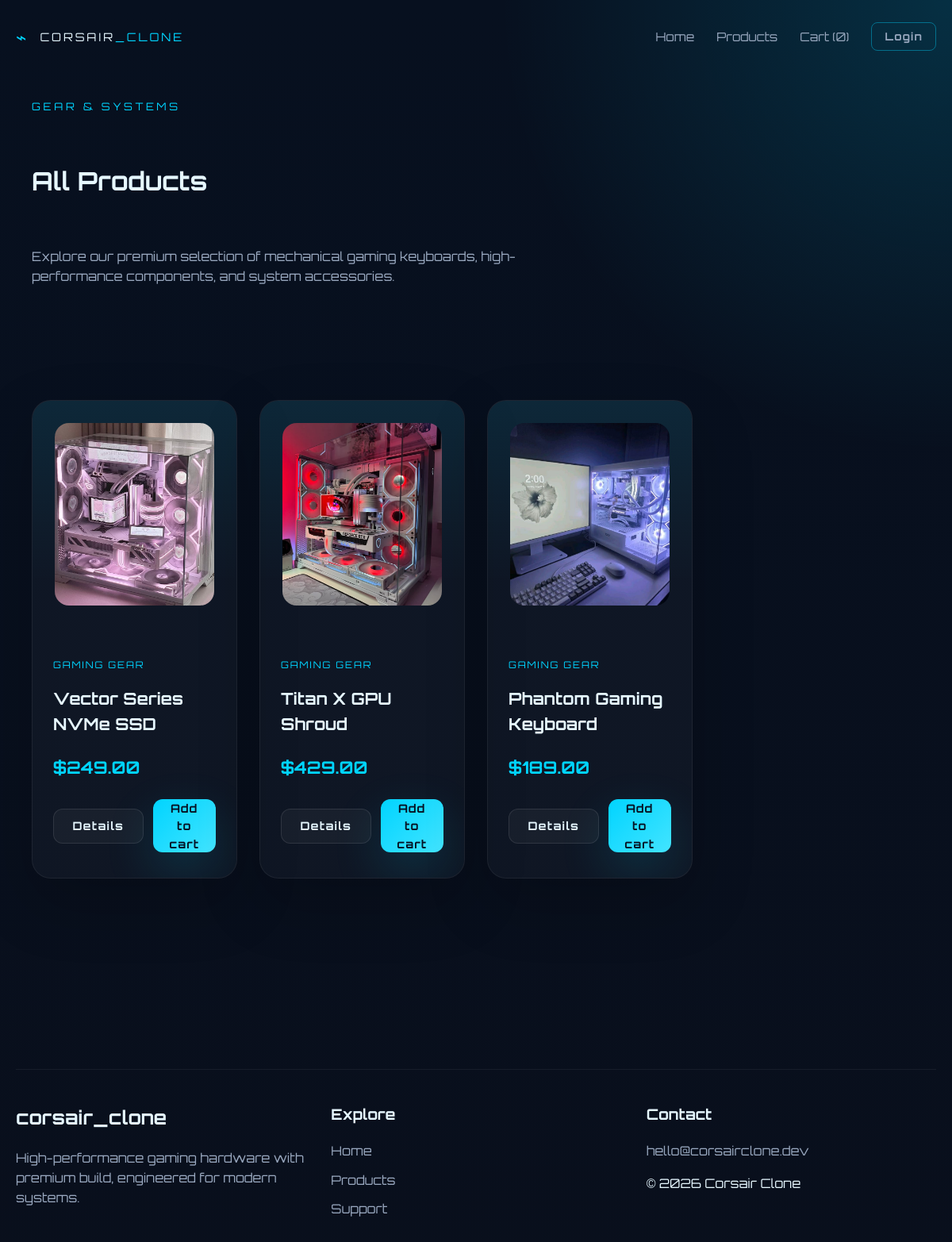
Screenshot of /products/ with the database file from the repository.
### store/models.py (models this page shows, shortened)
class Product(models.Model):
    name = models.CharField(max_length=255)
    slug = models.SlugField(max_length=255, unique=True)
    category = models.ForeignKey(Category, on_delete=models.SET_NULL, null=True, blank=True)
    description = models.TextField(blank=True)
    image = models.ImageField(upload_to="products/", blank=True, null=True)
    price = models.DecimalField(max_digits=10, decimal_places=2)
    stock_quantity = models.PositiveIntegerField(default=0)
    created_at = models.DateTimeField(auto_now_add=True)
    updated_at = models.DateTimeField(auto_now=True)
    class Meta:
        ordering = ["-created_at"]
        verbose_name = "Product"
        verbose_name_plural = "Products"

### store/views.py (the view)
# urls.py: path("products/", views.product_list, name="product_list"),
def product_list(request):
    return render(request, "store/products.html", {"products": _get_products(), "media_url": settings.MEDIA_URL})

### store/context_processors.py (called while the page is built)
def cart_count(request):
    count = 0
    try:
        if request.user.is_authenticated:
            cart = Cart.objects.filter(user=request.user).order_by("-created_at").first()
            if cart:
                count = sum(item.quantity for item in cart.items.all())
        else:
            session_key = request.session.session_key
            if session_key:
                cart = Cart.objects.filter(session_key=session_key).order_by("-created_at").first()
                if cart:
                    count = sum(item.quantity for item in cart.items.all())
    except Exception:
        count = 0
    return {"cart_item_count": count}

### store/views.py (called while the page is built, shortened)
def _serialize_product(product):
    return {
        "name": product.name,
        "slug": product.slug,
        "description": product.description,
        "price": str(product.price),
        "image": product.image.name if product.image else "",
        "id": product.id,
        "highlights": [],
    }

def _get_products():
    db_products = list(Product.objects.all())
    return [_serialize_product(product) for product in db_products]

### templates/store/products.html (shortened to what this page needs)
{% extends 'store/base.html' %}
{% block content %}
<div class="container">
  <div class="section-header" style="margin-bottom: 48px;">
    <span class="eyebrow">Gear & Systems</span>
    <h1>All Products</h1>
    <p class="page-intro">Explore our premium selection of mechanical gaming keyboards, high-performance components, and system accessories.</p>
  </div>
  <div class="product-grid">
    {% for p in products %}
      <article class="product-card">
        <div class="product-image-wrap">
          <a href="{% url 'store:product_detail' p.slug %}">
            <img src="{{ media_url }}{{ p.image }}" alt="{{ p.name }}">
          </a>
        </div>
        <div class="product-content">
          <p class="product-category">{% if p.category %}{{ p.category.name }}{% else %}Gaming Gear{% endif %}</p>
          <a href="{% url 'store:product_detail' p.slug %}">
            <h3 style="font-size: 1.3rem; margin-bottom: 12px; font-weight: 700;">{{ p.name }}</h3>
          </a>
          <p class="product-price">${{ p.price }}</p>
          <div style="display: flex; gap: 12px; align-items: center; margin-top: 24px;">
            <a href="{% url 'store:product_detail' p.slug %}" class="btn btn-secondary" style="flex: 1; min-height: 44px; padding: 0 16px; font-size: 0.9rem; border-radius: 12px;">Details</a>
            {% if p.id %}
            <form action="{% url 'store:add_to_cart' p.id %}" method="post" style="flex: 1; display: flex; margin: 0;">
              <button class="btn btn-primary" style="width: 100%; min-height: 44px; padding: 0 16px; font-size: 0.9rem; border-radius: 12px;">Add to cart</button>
            </form>
            {% else %}
            <button class="btn btn-secondary" style="flex: 1; min-height: 44px; border-radius: 12px;" disabled>Unavailable</button>
            {% endif %}
          </div>
        </div>
      </article>
    {% endfor %}
  </div>
</div>
{% endblock %}

### static/css/style.css (style rules this page uses)
:root { color-scheme: dark; --bg: #0b0f19; --surface: rgba(16, 22, 38, 0.92); --surface-strong: #0f172b; --surface-soft: rgba(13, 18, 29, 0.75); --text: #e6f7ff; --muted: #99a8bf; --accent: #00d4ff; --accent-soft: rgba(0, 212, 255, 0.15); --border: rgba(0, 212, 255, 0.14); --radius: 24px; --shadow: 0 30px 80px rgba(0, 0, 0, 0.28); }
* { box-sizing: border-box; }
html { scroll-behavior: smooth; }
body { margin: 0; min-height: 100vh; background: radial-gradient(circle at top right, rgba(0, 212, 255, 0.16), transparent 28%), linear-gradient(180deg, #07101f 0%, #090f1c 100%); color: var(--text); font-family: 'Orbitron', sans-serif; line-height: 1.55; }
a { color: inherit; text-decoration: none; }
img { max-width: 100%; display: block; }
button, .btn { font: inherit; border: none; cursor: pointer; }
.hero-copy .eyebrow, .section-header .eyebrow, .product-detail-panel .eyebrow { display: inline-flex; text-transform: uppercase; color: var(--accent); font-size: 0.82rem; letter-spacing: 0.28em; margin-bottom: 18px; }
.hero-lead, .page-intro, .product-price, .detail-description, .detail-specs p, .footer-brand p { color: var(--muted); }
.btn { display: inline-flex; align-items: center; justify-content: center; min-height: 54px; padding: 0 28px; border-radius: 999px; font-weight: 700; letter-spacing: 0.08em; transition: transform 0.25s ease, box-shadow 0.25s ease, background-color 0.25s ease; }
.btn-primary { background: linear-gradient(135deg, #00d4ff 0%, #43e4ff 100%); color: #061223; box-shadow: 0 24px 64px rgba(0, 212, 255, 0.16); }
.btn-secondary { background: rgba(255, 255, 255, 0.04); color: var(--text); border: 1px solid rgba(255, 255, 255, 0.1); }
.featured-section, .product-grid, .product-detail-panel, .page-header { padding: 80px 0; }
.section-header, .page-header { display: grid; gap: 20px; max-width: 720px; }
.product-grid { margin-top: 40px; display: grid; grid-template-columns: repeat(4, minmax(0, 1fr)); gap: 28px; }
.product-card { background: rgba(255, 255, 255, 0.03); border: 1px solid rgba(255, 255, 255, 0.06); border-radius: var(--radius); overflow: hidden; box-shadow: 0 30px 80px rgba(0, 0, 0, 0.2); transition: transform 0.3s ease, border-color 0.3s ease, box-shadow 0.3s ease; }
.product-image-wrap { background: linear-gradient(180deg, rgba(0, 212, 255, 0.09), transparent 80%); padding: 28px; }
.product-image-wrap img { width: 100%; height: 230px; object-fit: cover; border-radius: 18px; }
.product-content { padding: 26px 26px 32px; }
.product-category { color: var(--accent); text-transform: uppercase; letter-spacing: 0.16em; font-size: 0.74rem; margin-bottom: 16px; }
.product-card h3 { margin: 0 0 14px; font-size: 1.4rem; }
.product-price, .detail-price { display: block; margin-bottom: 20px; font-size: 1.35rem; font-weight: 700; color: var(--text); }
.product-price { color: var(--accent); }
.page-intro { color: var(--muted); max-width: 720px; }
.container { width: min(1180px, calc(100% - 40px)); margin: 0 auto; padding: 60px 0 100px; }

### rows the page displays
Product: name "Vector Series NVMe SSD"
Product: name "Titan X GPU Shroud"
Product: name "Phantom Gaming Keyboard"

### other values shown
{{ cart_item_count|default:0 }} "0"
{{ p.price }} "249.00" "429.00" "189.00"
